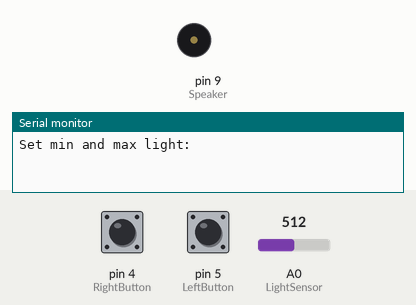
Simulated run of this sketch. Board: Arduino Uno, built with avr-gcc and run on an emulated ATmega328P. On the bench: buzzer (waves = sounding), the last lines printed to the serial monitor. The test bench sets the inputs (shaded band); at power-on: pin 4 (RightButton) LOW, pin 5 (LeftButton) LOW, A0 (LightSensor) = 512.

Above: at 1.2 s.
1.3 s: pin 4 (RightButton) pulled HIGH for 0.15 s
2.9 s: pin 5 (LeftButton) pulled HIGH for 0.15 s
4.5 s: pin 4 (RightButton) pulled HIGH for 1 s
At 5.3 s:
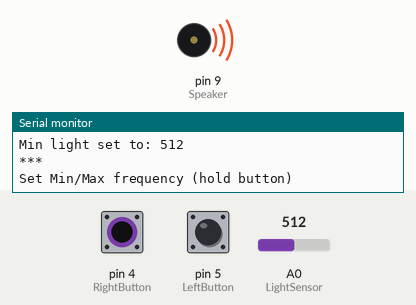
7.0 s: pin 5 (LeftButton) pulled HIGH for 1 s
At 8.5 s:
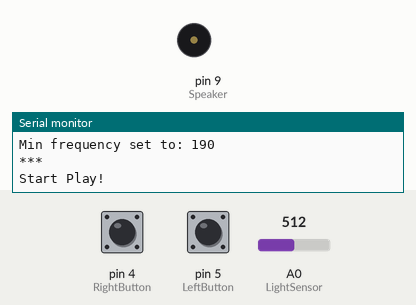
9.8 s: pin 4 (RightButton) pulsed HIGH 5 times (0.12 s each, 0.3 s apart)
12.8 s: pin 4 (RightButton) driven HIGH and pin 5 (LeftButton) driven HIGH
Timing chart, 0 to 50.1 s (numbered marks = the images above; inputs shaded):
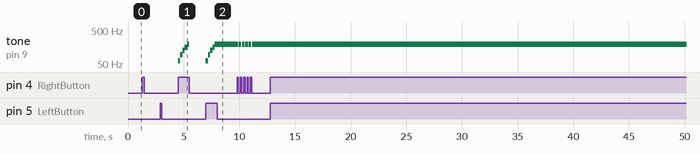

Measured:
- after the input at 4.5 s, tone on pin 9 (Speaker): plays 62 Hz for 0.20 s, 94 Hz for 0.20 s, 126 Hz for 0.20 s, 158 Hz for 0.20 s, 190 Hz for 0.20 s, starting at once
- after the input at 7.0 s, tone on pin 9 (Speaker): plays 62 Hz for 0.20 s, 94 Hz for 0.20 s, 126 Hz for 0.20 s, 158 Hz for 0.20 s, 190 Hz for 0.20 s, 189 Hz for 0.06 s … (91 notes in this stretch), starting at once
- after the input at 12.8 s, tone on pin 9 (Speaker): alternates 189 Hz for 5.1 s and silent for 0.01 s, starting after 5.1 s

The sketch:

teremin.ino
```cpp
#define MapFreq(Val) map(Val,MinLight,MaxLight,MinFreq,MaxFreq);

const int LightSensor = 0;
const int Speaker = 9;
const int LeftButton = 5;
const int RightButton = 4;
const int Del=10;

const int MaxRecordLength = 500;
int RecordLength = 0;
int Recorded[MaxRecordLength];
int MinLight;
int MaxLight;
int MinFreq;
int MaxFreq;
int Cycle=0;

bool IsRecorded;
bool SetMin=false;
bool SetMax=false;
bool SetMinFreq=false;
bool SetMaxFreq=false;
bool RecordNow=false;
bool PlayNow=false;

void setup() {
  Serial.begin(9600);
  pinMode(Speaker, OUTPUT);
  Serial.println("Set min and max light:");
}

void loop() {
  if(SetMinFreq && SetMaxFreq){
    termin();
    }
  else{
    setting();
    }
}

void setting(){
  if(!SetMin || !SetMax){
    settingMinMax();
  }else{
    settingFreq();
  }
}

int setFreq(int Pin){
  int Freq=30;
  while(digitalRead(Pin)==1){
    Freq+=1;
    Freq=(Freq%3000)+31;
    tone(Speaker,Freq);
    delay(200);

  }
  noTone(Speaker);
  return Freq;
}

void settingFreq(){

  if(!SetMinFreq && digitalRead(LeftButton)){
    MinFreq = setFreq(LeftButton);
    Serial.print("Min frequency set to: ");
    Serial.println(MinFreq);
    SetMinFreq=true;
  }

  if(!SetMaxFreq && digitalRead(RightButton)){
    MaxFreq = setFreq(RightButton);
    Serial.print("Max frequency set to: ");
    Serial.println(MaxFreq);
    SetMaxFreq=true;
  }

  if(SetMinFreq && SetMaxFreq){
    while(digitalRead(LeftButton) || digitalRead(RightButton)) {}
    Serial.println("***");
    Serial.println("Start Play!");

  }
}

void settingMinMax(){
  if(!SetMin && digitalRead(LeftButton)){
    MinLight=analogRead(LightSensor);
    Serial.print("Min light set to: ");
    Serial.println(MinLight);
    SetMin=true;
  }
  if(!SetMax && digitalRead(RightButton)){
    MaxLight=analogRead(LightSensor);
    Serial.print("Max light set to: ");
    Serial.println(MaxLight);
    SetMax=true;
  }

  if(SetMin && SetMax){
    while(digitalRead(LeftButton) || digitalRead(RightButton)) {}
    Serial.println("***");
    Serial.println("Set Min/Max frequency (hold button)");

  }
}

void termin(){
  if(digitalRead(LeftButton)){
    RecordNow=true;
  }
  else if(digitalRead(RightButton)){
     PlayNow=true;
  }


  if(RecordNow){
    record();
  }
  else if(PlayNow){
    play();
  }
  else{
    int Frequency=MapFreq(analogRead(LightSensor));
    tone(Speaker,Frequency);
  }
  delay(Del);
  noTone(Speaker);

}

void play(){
  if(Cycle==0){
    Serial.print("Playing record of length: ");
    Serial.println(RecordLength);
  }
  if(!digitalRead(RightButton) || Cycle==RecordLength){
    PlayNow=false;
    Serial.print("Stopped at: ");
    Serial.println(Cycle);
    Serial.println("***");
    Cycle=0;
  }else{
    tone(Speaker,Recorded[Cycle]);
    Cycle++;
  }

}

void record(){
  if(Cycle==0){
    Serial.println("Recording");
  }
  if(!digitalRead(LeftButton) || Cycle>=MaxRecordLength){
    Serial.print("Record length: ");
    Serial.println(Cycle);
    Serial.println("***");
    RecordNow=false;
    RecordLength=Cycle;
    Cycle=0;
  }else{
    int Frequency=MapFreq(analogRead(LightSensor));
    tone(Speaker,Frequency);
    Recorded[Cycle]=Frequency;
    Cycle++;
    }
}
```
